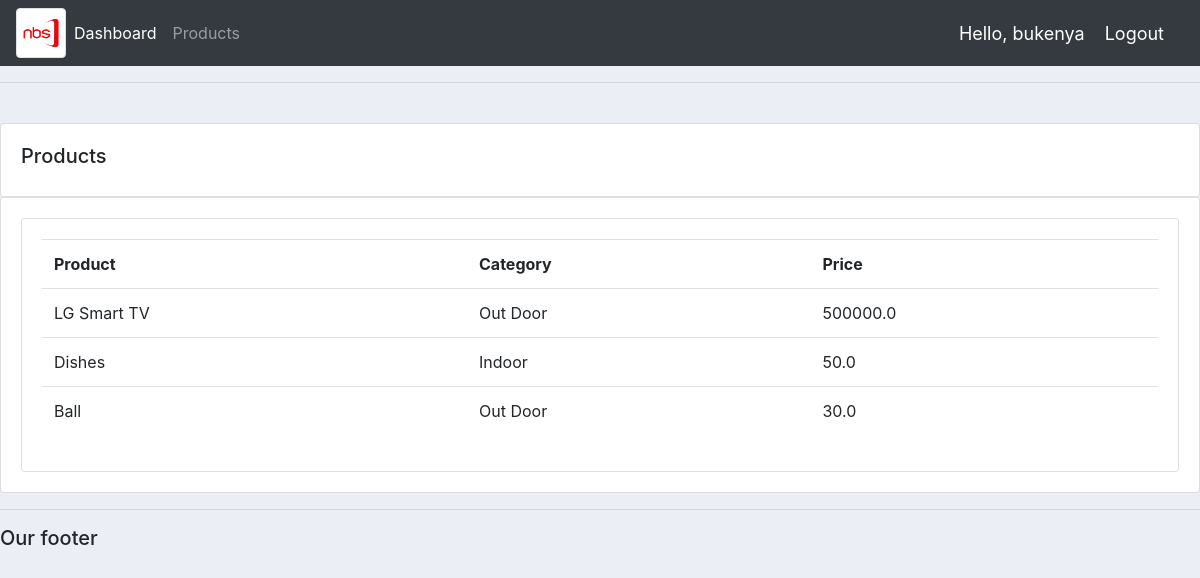
Screenshot of /products/ (signed in) with the database file from the repository.
### accounts/models.py (models this page shows, shortened)
class Product(models.Model):
	CATEGORY = (
			('Indoor','Indoor'),
			('Out Door','Out Door'),
		)
	name = models.CharField(max_length=200,null=True)
	price = models.FloatField(null=True)
	category = models.CharField(max_length=200,null=True, choices=CATEGORY)
	description = models.CharField(max_length=200,null=True,blank=True)
	date_created = models.DateTimeField(auto_now_add=True,null=True)
	tags = models.ManyToManyField(Tag)

### accounts/decorators.py (the view)
		def wrapper_func(request,*args,**kwargs):
			group = None
			if request.user.groups.exists():
				group = request.user.groups.all()[0].name
			if group in allowed_roles:
				return view_func(request,*args,**kwargs)
			else:
				return HttpResponse("Your not authorized to view this page")

### accounts/views.py (called while the page is built)
@login_required(login_url='login')
@allowed_users(allowed_roles=['admin'])
def products(request):
	products = Product.objects.all()
	return render(request,'accounts/products.html',{'products':products})

### accounts/templates/accounts/products.html
{% extends 'base.html' %}
{% block content %}
<br>
<div class="row">
	<div class="col-md">
		<div class="card card-body">
			<h5>Products</h5>
		</div>
		<div class="card card-body">
			<div class="card card-body">
				<table class="table">
					<tr>
						<th>Product</th>
						<th>Category</th>
						<th>Price</th>
					</tr>
					{% for product in products %}
						<tr>
							<td>{{ product.name }}</td>
							<td>{{ product.category }}</td>
							<td>{{ product.price }}</td>
						</tr>
					{% endfor %}
				</table>
			</div>
		</div>
	</div>
</div>
{% endblock %}

### accounts/templates/accounts/navbar.html (shortened to what this page needs)
{% load static %}
<nav class="navbar navbar-expand-lg navbar-dark bg-dark">
  <img class="img-fluid img-thumbnail rounded mx-auto d-block" height="60px" width="50px"  alt="Responsive image" src="{% static 'images/nbs_logo.png'%}">
  <div class="collapse navbar-collapse" id="navbarNavAltMarkup">
    <div class="navbar-nav">
      {% if request.user.is_staff %}
      <a class="nav-item nav-link active" href="{% url 'home' %}">Dashboard</a>
      <a class="nav-item nav-link" href="{% url 'products' %}">Products</a>
      {% else %}
        <a class="nav-item nav-link" href="{% url 'account' %}">Settings</a>
      {% endif %}
    </div>
  </div>
  <span class="hello-msg">Hello, {{request.user}}</span>
  <span><a class="hello-msg" href="{% url 'logout' %}">Logout</a></span>
</nav>

### static/css/main.css (style rules this page uses)
body { background-color: #ebeff5; }

### accounts/templates/accounts/navbar.html (style rules this page uses)
.hello-msg { font-size: 18px; color: #fff; margin-right: 20px; }

### rows the page displays
Product: name "LG Smart TV", category "Out Door", price "500000.0"
Product: name "Dishes", category "Indoor", price "50.0"
Product: name "Ball", category "Out Door", price "30.0"

### other values shown
{{ request.user }} "bukenya"
